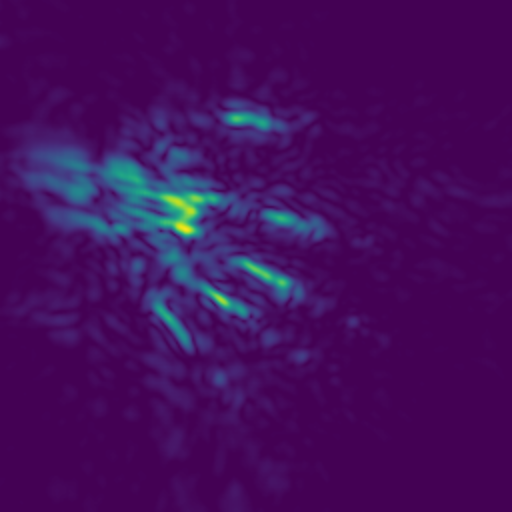
#> input picture assets/microwave/101.png, 1024 x 1024 px, given in place of hand1.png, which was not available (shown at 1/2 size)
$ jupyter execute --allow-errors opencv_preprocessing_helpers.ipynb   (shell and % lines are left out)   (Python 2 division)   (older library calls are emulated)
#> lines starting #> are read from the running program, lines starting #| are printed output that depends on the picture; after the words box and inside, x2 and y2 are one past the last pixel; in counts of white or black regions, pixels touching at a corner belong together; pictures that were not available may be replaced by others from this repository, and a replacement may not be noted
[cell 1]

import numpy as np
import argparse
import glob
import cv2
from matplotlib import pyplot as plt

[cell 2]
def auto_canny(image, sigma=0.33):
	# compute the median of the single channel pixel intensities
	v = np.median(image)
	# apply automatic Canny edge detection using the computed median
	lower = int(max(0, (1.0 - sigma) * v))
	upper = int(min(255, (1.0 + sigma) * v))
	edged = cv2.Canny(image, lower, upper)
	# return the edged image
	return edged

[cell 3]
#from IPython.display import Image

# get the image
#hand1 = Image(url="img/hand1.jpg", width=300, height=300)

[cell 4]
image = cv2.imread("img/hand1.png")
#> image is the input picture: shape (1024, 1024, 3); mean B, G, R 92.9, 13.8, 68

# show the images

[cell 5]
gray = cv2.cvtColor(image, cv2.COLOR_BGR2GRAY)
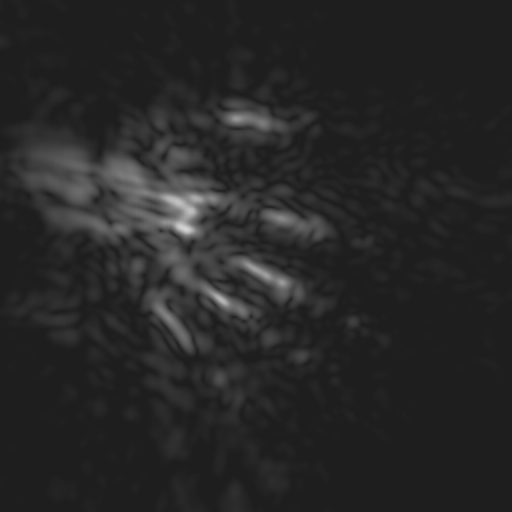
#> gray: shape (1024, 1024) (shown at 1/2 size); min 30, max 213, mean 38.8
blurred = cv2.GaussianBlur(gray, (3, 3), 0)
wide = cv2.Canny(blurred, 10, 200)
#> wide: shape (1024, 1024); every value is 0
tight = cv2.Canny(blurred, 225, 250)
auto = auto_canny(blurred, sigma=0.9)
#> in auto_canny, `v = np.median(image)`: v = 31
#> in auto_canny, `lower = int(max(0, (1.0 - sigma) * v))`: lower = 3
#> in auto_canny, `upper = int(min(255, (1.0 + sigma) * v))`: upper = 58
#> in auto_canny, `edged = cv2.Canny(image, lower, upper)`: edged: shape (1024, 1024); 0.22% white in thin lines or dots, all inside (x1, y1, x2, y2) = (213, 223, 609, 706)

[cell 6]
plt.imshow(auto, cmap="gray")
plt.show()

[cell 7]
img = cv2.imread('img/hand2.jpg',0)
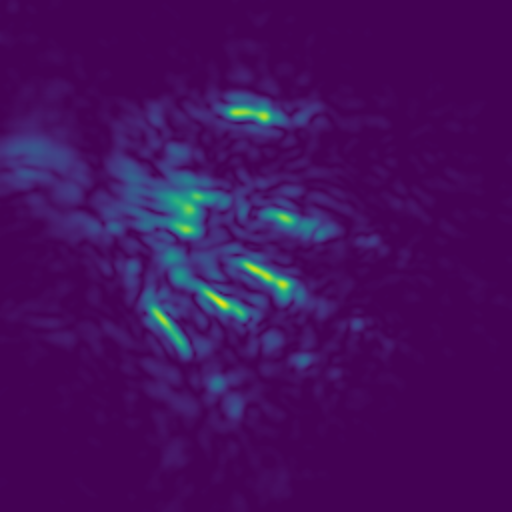
#> input picture assets/microwave/102.png, 1024 x 1024 px, given in place of hand2.jpg, which was not available (shown at 1/2 size)
#> img: shape (1024, 1024); min 30, max 212, mean 39.1
high_thresh, thresh_im = cv2.threshold(img, 0, 255, cv2.THRESH_BINARY + cv2.THRESH_OTSU)
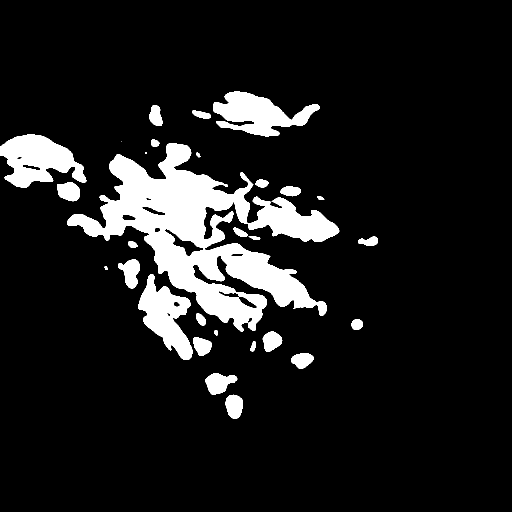
#> thresh_im: shape (1024, 1024) (shown at 1/2 size); 11% white; 29 white regions (2 under 20 px), largest, box (x1, y1, x2, y2) and area: (135, 286, 679, 663) 72257, (0, 268, 173, 375) 10931, (426, 183, 640, 273) 9896
#> high_thresh = 57
lowThresh = 0.5*high_thresh
#> lowThresh = 28.5
edges = cv2.Canny(img,lowThresh,high_thresh)
#> edges: shape (1024, 1024); 0.25% white in thin lines or dots, all inside (x1, y1, x2, y2) = (277, 203, 653, 737)
plt.subplot(121),plt.imshow(img,cmap = 'gray')
plt.title('Original Image'), plt.xticks([]), plt.yticks([])
plt.subplot(122),plt.imshow(edges,cmap = 'gray')
plt.title('Edge Image'), plt.xticks([]), plt.yticks([])
plt.show()

[cell 8]
def callback(x):
    print(x)

    cv2.startWindowThread()

img = cv2.imread('img/hand2.jpg', 0) #read image as grayscale


canny = cv2.Canny(img, 85, 255)
cv2.namedWindow('image') # make a window with name 'image'
cv2.createTrackbar('L', 'image', 0, 255, callback) #lower threshold trackbar for window 'image
#> slider 'L' is set to 51
cv2.createTrackbar('U', 'image', 0, 255, callback) #upper threshold trackbar for window 'image
#> slider 'U' is set to 255

while(1):
    numpy_horizontal_concat = np.concatenate((img, canny), axis=1) # to display image side by side
    cv2.imshow('image', numpy_horizontal_concat)
    k = cv2.waitKey(1) & 0xFF
#> (key Esc is pressed here)
    if k == 27: #escape key
        break
    l = cv2.getTrackbarPos('L', 'image')
    u = cv2.getTrackbarPos('U', 'image')

    canny = cv2.Canny(img, l, u)

cv2.destroyAllWindows()

[cell 9]
#hough line transform
import cv2 as cv
import math
import sys
src = cv.imread("img/hand2.jpg", cv.IMREAD_GRAYSCALE)
dst = cv.Canny(src, 72, 115)
#> dst: shape (1024, 1024); 0.04% white in thin lines or dots, all inside (x1, y1, x2, y2) = (307, 523, 547, 658)
cdst = cv.cvtColor(dst, cv.COLOR_GRAY2BGR)
cdstP = np.copy(cdst)
lines = cv.HoughLines(dst, 1, np.pi / 180, 150, None, 0, 0)
#> lines = None

[cell 10]
if lines is not None:
    for i in range(0, len(lines)):
        rho = lines[i][0][0]
        theta = lines[i][0][1]
        a = math.cos(theta)
        b = math.sin(theta)
        x0 = a * rho
        y0 = b * rho
        pt1 = (int(x0 + 1000*(-b)), int(y0 + 1000*(a)))
        pt2 = (int(x0 - 1000*(-b)), int(y0 - 1000*(a)))
        cv.line(cdst, pt1, pt2, (0,0,255), 3, cv.LINE_AA)

[cell 11]
linesP = cv.HoughLinesP(dst, 1, np.pi / 180, 50, None, 50, 10)
#> linesP = None

if linesP is not None:
    for i in range(0, len(linesP)):
        l = linesP[i][0]
        cv.line(cdstP, (l[0], l[1]), (l[2], l[3]), (0,0,255), 3, cv.LINE_AA)


cv.imwrite("probabilistichoughlinetransformation.png", cdstP)
cv.imshow("Source", src)
cv.imshow("Detected Lines (in red) - Standard Hough Line Transform", cdst)

cv.imshow("Detected Lines (in red) - Probabilistic Line Transform", cdstP)

cv.waitKey()

[cell 12]
ret, thresh = cv2.threshold(cv2.imread("img/image_thres1 copy.png", cv2.IMREAD_GRAYSCALE), 150, 255, cv2.THRESH_BINARY)
#> thresh: shape (1024, 1024); 0.36% white; 8 white regions, largest, box (x1, y1, x2, y2) and area: (489, 526, 577, 579) 1133, (462, 218, 538, 241) 819, (411, 582, 460, 619) 641
# visualize the binary image
cv2.imshow('Binary image', thresh)
cv2.waitKey(0)
cv2.imwrite('image_thres1.jpg', thresh)
cv2.destroyAllWindows()

[cell 13]
import cv2 as cv
import random as rng
img = cv.imread("img/image_thres1 copy.png", 0)
canny_output = auto_canny(img)
#> in auto_canny (call 2), `edged = cv2.Canny(image, lower, upper)`: edged: shape (1024, 1024); 0.6% white in thin lines or dots, all inside (x1, y1, x2, y2) = (198, 179, 741, 738)
    # Find contours
contours, _ = cv.findContours(canny_output, cv.RETR_TREE, cv.CHAIN_APPROX_SIMPLE)
#> contours = 814 contours, 813 with area under 20; largest, box (x1, y1, x2, y2) and area: (404, 582, 449, 619) 21
# Find the convex hull object for each contour
hull_list = []
for i in range(len(contours)):
    hull = cv.convexHull(contours[i])
    hull_list.append(hull)
#> this loop made 814 passes
#> hull on passes 1 to 3: [[607, 734], [606, 737], [600, 735], [607, 733]], [[617, 732], [616, 732]], [[609, 731]]
#> after the loop, hull_list = 814 contours, 706 with area under 20; largest, box (x1, y1, x2, y2) and area: (465, 179, 529, 194) 288, (281, 411, 339, 426) 212, (504, 419, 521, 434) 162, (404, 582, 449, 619) 161, (422, 555, 455, 565) 140
# Draw contours + hull results
drawing = np.zeros((canny_output.shape[0], canny_output.shape[1], 3), dtype=np.uint8)
for i in range(len(contours)):
    color = (rng.randint(0,256), rng.randint(0,256), rng.randint(0,256))
    cv.drawContours(drawing, contours, i, color)
    cv.drawContours(drawing, hull_list, i, color)
#> this loop made 814 passes
#> color on passes 1 to 3: (197, 215, 20), (132, 248, 207), (155, 244, 183)
# Show in a window
cv.imshow('Contours', drawing)
cv.imwrite("Contours.png", drawing)
cv2.waitKey(0)

[cell 14]
img = cv.imread('img/hand2.jpg')
#> img is the input picture: shape (1024, 1024, 3); mean B, G, R 93.6, 14.5, 68.3
dst = cv.fastNlMeansDenoisingColored(img,None,10,10,9,22)
#> dst: shape (1024, 1024, 3)
plt.subplot(121),plt.imshow(img)
plt.subplot(122),plt.imshow(dst)
plt.show()
#> figure, not shown here; B, G, R data is drawn as R, G, B

[cell 15]
im_gray = cv2.imread("img/hand2.jpg",  cv2.IMREAD_GRAYSCALE)
image = cv2.GaussianBlur(im_gray, (5,5), 1)
#> image: shape (1024, 1024)
th =  cv2.adaptiveThreshold(image,255,cv2.ADAPTIVE_THRESH_GAUSSIAN_C,cv2.THRESH_BINARY,3,2)
#> th: shape (1024, 1024); 100% white; black in thin lines or dots, all inside (x1, y1, x2, y2) = (313, 245, 503, 686)

[cell 16]
plt.imshow(th)
plt.show()

[cell 17]
image = cv2.imread('img/hand2.jpg')
image=cv2.cvtColor(image,cv2.COLOR_BGR2GRAY)
se=cv2.getStructuringElement(cv2.MORPH_RECT , (8,8))
bg=cv2.morphologyEx(image, cv2.MORPH_DILATE, se)
out_gray=cv2.divide(image, bg, scale=255)
out_binary=cv2.threshold(out_gray, 0, 255, cv2.THRESH_OTSU )[1]
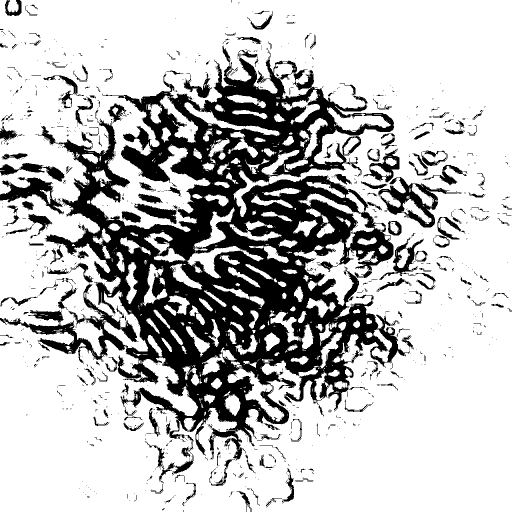
#> out_binary: shape (1024, 1024) (shown at 1/2 size); 74.5% white; 1263 black regions (1065 under 20 px), largest, box (x1, y1, x2, y2) and area: (0, 91, 820, 921) 222573, (756, 354, 923, 455) 4476, (0, 354, 128, 429) 3303

cv2.imshow('binary', out_binary)
cv2.imwrite('binary.png',out_binary)

cv2.imshow('gray', out_gray)
cv2.imwrite('gray.png',out_gray)
#> Out = True

[cell 18]
plt.subplot(121),plt.imshow(out_binary)
plt.subplot(122),plt.imshow(out_gray)
plt.show()

[cell 19]
img = cv2.imread("img/hand2.jpg")

# convert to grayscale
gray = cv2.cvtColor(img, cv2.COLOR_BGR2GRAY)

# blur
blur = cv2.GaussianBlur(gray, (0,0), sigmaX=33, sigmaY=33)

# divide
divide = cv2.divide(gray, blur, scale=255)

# otsu threshold
thresh = cv2.threshold(divide, 0, 255, cv2.THRESH_BINARY+cv2.THRESH_OTSU)[1]
#> thresh: shape (1024, 1024); 86.3% white; 101 black regions (21 under 20 px), largest, box (x1, y1, x2, y2) and area: (309, 511, 750, 811) 28830, (307, 353, 727, 576) 21623, (152, 453, 452, 903) 20847

# apply morphology
kernel = cv2.getStructuringElement(cv2.MORPH_RECT, (3,3))
morph = cv2.morphologyEx(thresh, cv2.MORPH_CLOSE, kernel)
#> morph: shape (1024, 1024); 86.5% white; 87 black regions (5 under 20 px), largest, box (x1, y1, x2, y2) and area: (309, 511, 749, 811) 28717, (308, 353, 727, 575) 21501, (153, 453, 452, 896) 20689

# write result to disk
cv2.imwrite("hebrew_text_division.jpg", divide)
cv2.imwrite("hebrew_text_division_threshold.jpg", thresh)
cv2.imwrite("hebrew_text_division_morph.jpg", morph)

# display it
cv2.imshow("gray", gray)
cv2.imshow("divide", divide)
cv2.imshow("thresh", thresh)
cv2.imshow("morph", morph)
cv2.waitKey(0)
cv2.destroyAllWindows()

[cell 20]
img = cv2.imread("img/hand2.jpg")
gray = cv2.cvtColor(img, cv2.COLOR_BGR2GRAY)
kernel = cv2.getStructuringElement(cv2.MORPH_RECT, (1,2))
morphology_img = cv2.morphologyEx(gray, cv2.MORPH_OPEN, kernel,iterations=1)
plt.imshow(morphology_img,'Greys_r')

[cell 21]
img = cv2.imread('img/hand2.jpg')  # Read input image

gray = cv2.cvtColor(img, cv2.COLOR_BGR2GRAY)  # Convert to Grayscale.

ret, thresh = cv2.threshold(gray, 0, 255, cv2.THRESH_BINARY_INV + cv2.THRESH_OTSU)  # Convert to binary and invert polarity
#> thresh: shape (1024, 1024); 88.7% white; 29 black regions (2 under 20 px), largest, box (x1, y1, x2, y2) and area: (135, 286, 679, 663) 73446, (0, 267, 173, 376) 11235, (426, 183, 640, 273) 10078
#> ret = 57

# Use "close" morphological operation to close small gaps
thresh = cv2.morphologyEx(thresh, cv2.MORPH_CLOSE, np.array([1, 1]));
#> thresh: shape (1024, 1024); 88.7% white; 29 black regions (2 under 20 px), largest, box (x1, y1, x2, y2) and area: (135, 287, 679, 664) 73438, (0, 268, 173, 377) 11234, (426, 184, 640, 274) 10078
thresh = cv2.morphologyEx(thresh, cv2.MORPH_CLOSE, np.array([1, 1]).T);
#> thresh: shape (1024, 1024); 88.7% white; 29 black regions (2 under 20 px), largest, box (x1, y1, x2, y2) and area: (135, 288, 679, 665) 73438, (0, 269, 173, 378) 11234, (426, 185, 640, 275) 10078

nlabel,labels,stats,centroids = cv2.connectedComponentsWithStats(thresh, connectivity=8)
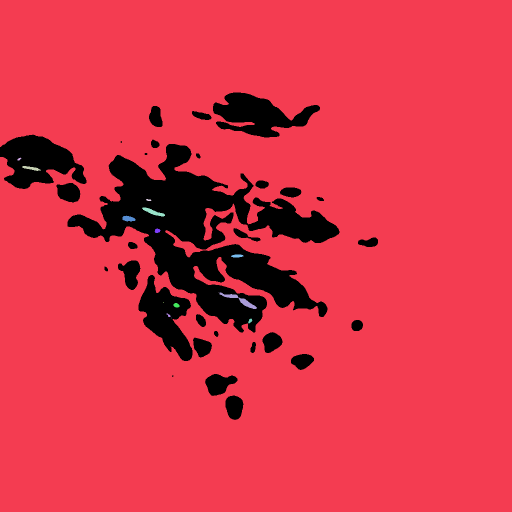
#> labels: shape (1024, 1024) int32 (shown at 1/2 size); 16 distinct labels, from 0 to 15; one colour per label, 0 black
#> nlabel = 16; stats = 16 rows, first 6: [0, 185, 756, 655, 118191], [0, 0, 1024, 1024, 928687], [34, 315, 9, 6, 27], [45, 332, 37, 10, 179], [292, 398, 11, 4, 30], [284, 415, 46, 18, 322]; centroids = 16 rows, first 8: [385, 461.7], [527.9, 517.9], [38.07, 317.8], [62.32, 336.2], [296.9, 399.7], [306.4, 423.9], [256.6, 437.1], [314.4, 461.2]

thresh_size = 100

# Delete all lines by filling wide and long lines with zeros.
# Delete very small clusters (assumes to be noise).
for i in range(1, nlabel):
    #
    if (stats[i, cv2.CC_STAT_WIDTH] > thresh_size) or (stats[i, cv2.CC_STAT_HEIGHT] > thresh_size):
        thresh[labels == i] = 0
    if stats[i, cv2.CC_STAT_AREA] < 4:
        thresh[labels == i] = 0
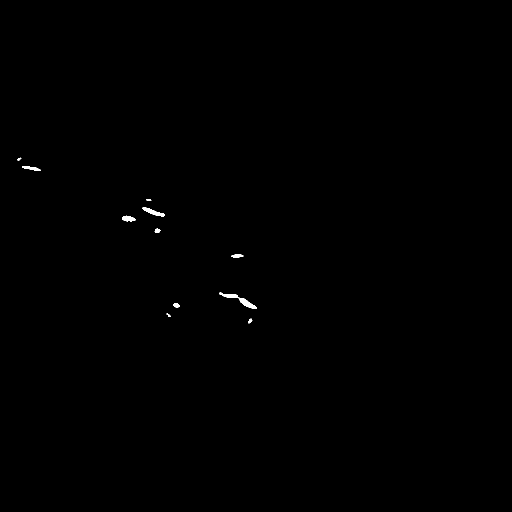
#> thresh: shape (1024, 1024) (shown at 1/2 size); 0.16% white; 11 white regions, largest, box (x1, y1, x2, y2) and area: (439, 585, 514, 618) 554, (284, 415, 330, 433) 322, (245, 431, 271, 443) 222

# Clean left and top margins "manually":
thresh[:, 0:30] = 0
thresh[0:10, :] = 0

# Inverse polarity
thresh = 255 - thresh

# Write result to file
cv2.imwrite('threshxx.png', thresh)
#> Out = True

[cell 22]
img = cv2.imread('img/hand2.jpg')  # Read input image
out = cv2.resize(img, (640,853))

[cell 23]
plt.imshow(out)
plt.show()

[cell 24]
ret, thresh = cv2.threshold(cv2.imread("img/microwave/1.png", cv2.IMREAD_GRAYSCALE), 150, 255, cv2.THRESH_BINARY)
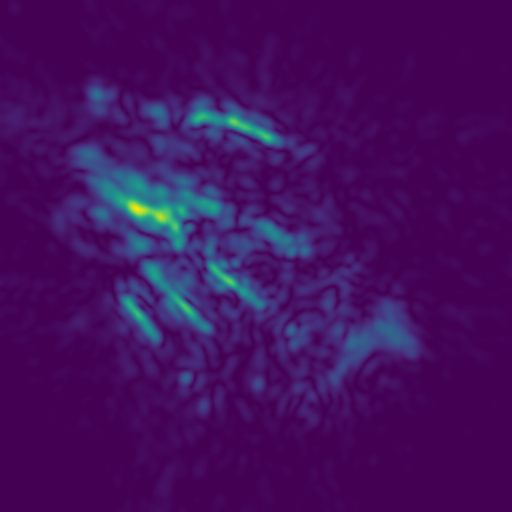
#> input picture assets/microwave/1.png, 1024 x 1024 px, found by its file name (shown at 1/2 size)
#> thresh: shape (1024, 1024); 0.17% white; 6 white regions (2 under 20 px), largest, box (x1, y1, x2, y2) and area: (255, 402, 338, 444) 1542, (461, 239, 476, 249) 105, (451, 557, 466, 567) 75, (347, 449, 354, 456) 32
# visualize the binary image
cv2.imshow('Binary image', thresh)
cv2.waitKey(0)
cv2.imwrite('image_thres1.jpg', thresh)
cv2.destroyAllWindows()

[cell 25]
x = cv2.imread("img/microwave/1.png", cv2.IMREAD_GRAYSCALE)
#> x: shape (1024, 1024); min 30, max 213, mean 40

[cell 26]
img = cv2.imread('img/microwave/22.png',0)
#img = cv2.medianBlur(img,5)
#> (the rest of this cell did not finish here and is left out)

[cell 27]
edges = cv2.Canny(img,10,40)
#> (the rest of this cell did not finish here and is left out)

#> (a cell that did not finish here is left out)

#> (a cell that did not finish here is left out)

[cell 30]
lab = cv2.cvtColor(cv2.imread('img/microwave/50.png'), cv2.COLOR_BGR2LAB)
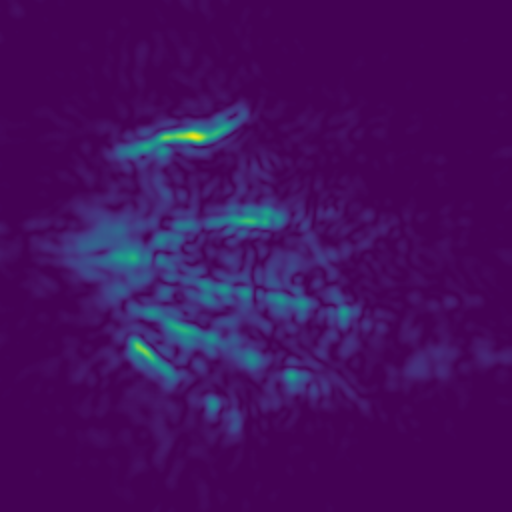
#> input picture assets/microwave/50.png, 1024 x 1024 px, found by its file name (shown at 1/2 size)
#> lab: shape (1024, 1024, 3); mean of channels 0, 1, 2 46.9, 164.4, 94.6

# A-channel
plt.imshow(lab[:,:,1])
plt.show()
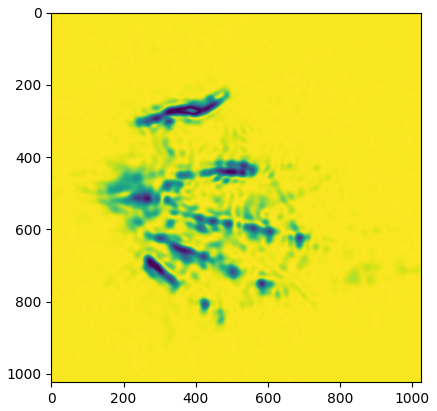
#> figure drawn by matplotlib, 1 panel

[cell 31]
th = cv2.threshold(lab[:,:,1],127,255,cv2.THRESH_BINARY + cv2.THRESH_OTSU)[1]
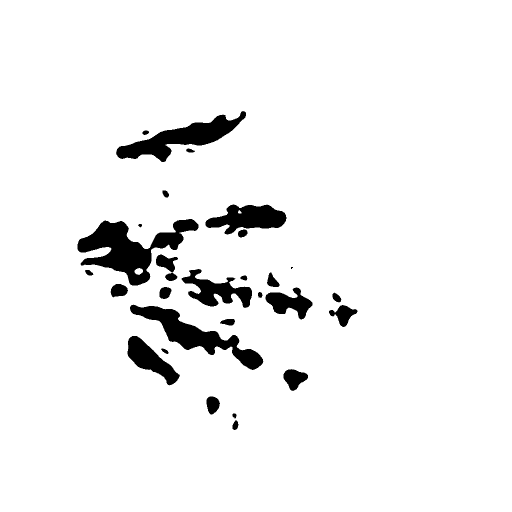
#> th: shape (1024, 1024) (shown at 1/2 size); 94.6% white; 29 black regions (1 under 20 px), largest, box (x1, y1, x2, y2) and area: (155, 438, 397, 571) 12986, (260, 609, 527, 740) 9227, (232, 222, 492, 324) 8997
